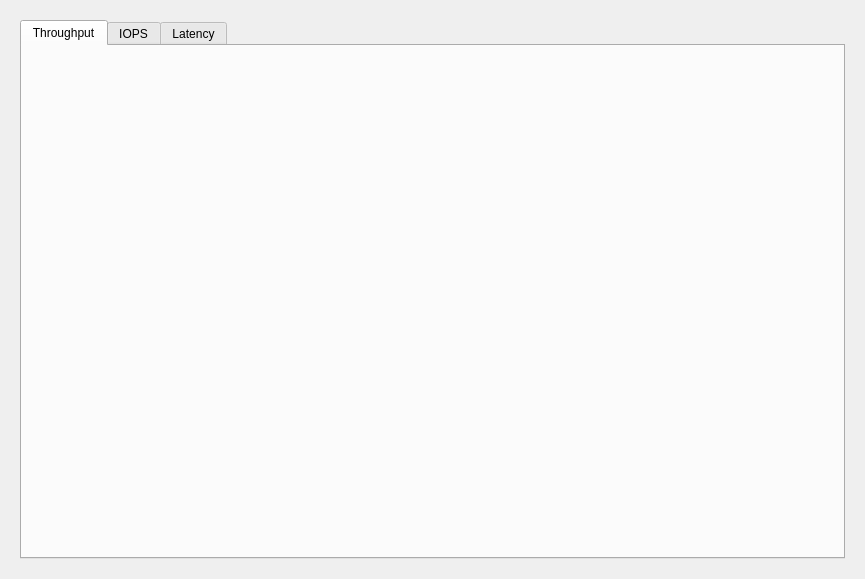
<?xml version="1.0" encoding="UTF-8"?>
<ui version="4.0">
 <class>Plots</class>
 <widget class="QDialog" name="Plots">
  <property name="geometry">
   <rect>
    <x>0</x>
    <y>0</y>
    <width>865</width>
    <height>579</height>
   </rect>
  </property>
  <property name="windowTitle">
   <string>Graphical Traces</string>
  </property>
  <property name="locale">
   <locale language="English" country="UnitedStates"/>
  </property>
  <layout class="QHBoxLayout" name="horizontalLayout">
   <item>
    <widget class="QWidget" name="widget" native="true">
     <layout class="QVBoxLayout" name="verticalLayout">
      <item>
       <widget class="QTabWidget" name="tabWidget">
        <property name="sizePolicy">
         <sizepolicy hsizetype="Expanding" vsizetype="Expanding">
          <horstretch>0</horstretch>
          <verstretch>0</verstretch>
         </sizepolicy>
        </property>
        <property name="currentIndex">
         <number>0</number>
        </property>
        <widget class="QWidget" name="tab_Throughput">
         <attribute name="title">
          <string>Throughput</string>
         </attribute>
         <layout class="QHBoxLayout" name="horizontalLayout_Bandwidth">
          <item>
           <widget class="QCustomPlot" name="bandwidthPlot" native="true"/>
          </item>
         </layout>
        </widget>
        <widget class="QWidget" name="tab_IOPS">
         <attribute name="title">
          <string>IOPS</string>
         </attribute>
         <layout class="QHBoxLayout" name="horizontalLayout_IOPS">
          <item>
           <widget class="QCustomPlot" name="IOPSPlot" native="true"/>
          </item>
         </layout>
        </widget>
        <widget class="QWidget" name="tab_Latency">
         <attribute name="title">
          <string>Latency</string>
         </attribute>
         <layout class="QHBoxLayout" name="horizontalLayout_IOPS">
          <item>
           <widget class="QCustomPlot" name="latencyPlot" native="true"/>
          </item>
         </layout>
        </widget>
       </widget>
      </item>
     </layout>
    </widget>
   </item>
  </layout>
 </widget>
 <customwidgets>
  <customwidget>
   <class>QCustomPlot</class>
   <extends>QWidget</extends>
   <header>src/qcustomplot/qcustomplot.h</header>
   <container>1</container>
  </customwidget>
 </customwidgets>
 <resources/>
 <connections/>
</ui>
